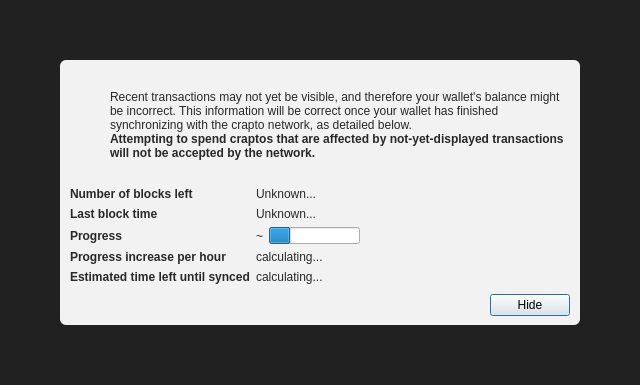
<?xml version="1.0" encoding="UTF-8"?>
<ui version="4.0">
 <class>ModalOverlay</class>
 <widget class="ModalOverlay" name="ModalOverlay">
  <property name="geometry">
   <rect>
    <x>0</x>
    <y>0</y>
    <width>640</width>
    <height>385</height>
   </rect>
  </property>
  <property name="windowTitle">
   <string>Form</string>
  </property>
  <layout class="QVBoxLayout" name="verticalLayout" stretch="0">
   <property name="sizeConstraint">
    <enum>QLayout::SetDefaultConstraint</enum>
   </property>
   <property name="leftMargin">
    <number>0</number>
   </property>
   <property name="topMargin">
    <number>0</number>
   </property>
   <property name="rightMargin">
    <number>0</number>
   </property>
   <property name="bottomMargin">
    <number>0</number>
   </property>
   <item>
    <widget class="QWidget" name="bgWidget" native="true">
     <property name="styleSheet">
      <string notr="true">#bgWidget { background: rgba(0,0,0,220); }</string>
     </property>
     <layout class="QVBoxLayout" name="verticalLayoutMain" stretch="1">
      <property name="leftMargin">
       <number>60</number>
      </property>
      <property name="topMargin">
       <number>60</number>
      </property>
      <property name="rightMargin">
       <number>60</number>
      </property>
      <property name="bottomMargin">
       <number>60</number>
      </property>
      <item>
       <widget class="QWidget" name="contentWidget" native="true">
        <property name="styleSheet">
         <string notr="true">#contentWidget { background: rgba(255,255,255,240); border-radius: 6px; }

QLabel { color: rgb(40,40,40);  }</string>
        </property>
        <layout class="QVBoxLayout" name="verticalLayoutSub" stretch="1,0,0,0">
         <property name="spacing">
          <number>0</number>
         </property>
         <property name="leftMargin">
          <number>10</number>
         </property>
         <property name="topMargin">
          <number>10</number>
         </property>
         <property name="rightMargin">
          <number>10</number>
         </property>
         <property name="bottomMargin">
          <number>10</number>
         </property>
         <item>
          <layout class="QHBoxLayout" name="horizontalLayoutIconText" stretch="0,1">
           <property name="topMargin">
            <number>20</number>
           </property>
           <item>
            <layout class="QVBoxLayout" name="verticalLayoutIcon">
             <property name="leftMargin">
              <number>0</number>
             </property>
             <item>
              <widget class="QPushButton" name="warningIcon">
               <property name="enabled">
                <bool>false</bool>
               </property>
               <property name="text">
                <string/>
               </property>
               <property name="icon">
                <iconset>
                 <normaloff>:/icons/warning</normaloff>
                 <disabledoff>:/icons/warning</disabledoff>:/icons/warning</iconset>
               </property>
               <property name="iconSize">
                <size>
                 <width>48</width>
                 <height>48</height>
                </size>
               </property>
               <property name="flat">
                <bool>true</bool>
               </property>
              </widget>
             </item>
             <item>
              <spacer name="verticalSpacerWarningIcon">
               <property name="orientation">
                <enum>Qt::Vertical</enum>
               </property>
               <property name="sizeHint" stdset="0">
                <size>
                 <width>20</width>
                 <height>40</height>
                </size>
               </property>
              </spacer>
             </item>
            </layout>
           </item>
           <item>
            <layout class="QVBoxLayout" name="verticalLayoutInfoText">
             <property name="leftMargin">
              <number>0</number>
             </property>
             <property name="topMargin">
              <number>0</number>
             </property>
             <item>
              <widget class="QLabel" name="infoText">
               <property name="text">
                <string>Recent transactions may not yet be visible, and therefore your wallet's balance might be incorrect. This information will be correct once your wallet has finished synchronizing with the crapto network, as detailed below.</string>
               </property>
               <property name="textFormat">
                <enum>Qt::RichText</enum>
               </property>
               <property name="wordWrap">
                <bool>true</bool>
               </property>
              </widget>
             </item>
             <item>
              <widget class="QLabel" name="infoTextStrong">
               <property name="font">
                <font>
                 <weight>75</weight>
                 <bold>true</bold>
                </font>
               </property>
               <property name="text">
                <string>Attempting to spend craptos that are affected by not-yet-displayed transactions will not be accepted by the network.</string>
               </property>
               <property name="textFormat">
                <enum>Qt::RichText</enum>
               </property>
               <property name="wordWrap">
                <bool>true</bool>
               </property>
              </widget>
             </item>
             <item>
              <spacer name="verticalSpacerInTextSpace">
               <property name="orientation">
                <enum>Qt::Vertical</enum>
               </property>
               <property name="sizeHint" stdset="0">
                <size>
                 <width>20</width>
                 <height>40</height>
                </size>
               </property>
              </spacer>
             </item>
            </layout>
           </item>
          </layout>
         </item>
         <item>
          <spacer name="verticalSpacerAfterText">
           <property name="orientation">
            <enum>Qt::Vertical</enum>
           </property>
           <property name="sizeHint" stdset="0">
            <size>
             <width>20</width>
             <height>40</height>
            </size>
           </property>
          </spacer>
         </item>
         <item>
          <layout class="QFormLayout" name="formLayout">
           <property name="fieldGrowthPolicy">
            <enum>QFormLayout::FieldsStayAtSizeHint</enum>
           </property>
           <property name="horizontalSpacing">
            <number>6</number>
           </property>
           <property name="verticalSpacing">
            <number>6</number>
           </property>
           <property name="topMargin">
            <number>10</number>
           </property>
           <item row="0" column="0">
            <widget class="QLabel" name="labelNumberOfBlocksLeft">
             <property name="font">
              <font>
               <weight>75</weight>
               <bold>true</bold>
              </font>
             </property>
             <property name="text">
              <string>Number of blocks left</string>
             </property>
            </widget>
           </item>
           <item row="0" column="1">
            <widget class="QLabel" name="numberOfBlocksLeft">
             <property name="text">
              <string>Unknown...</string>
             </property>
            </widget>
           </item>
           <item row="1" column="0">
            <widget class="QLabel" name="labelLastBlockTime">
             <property name="font">
              <font>
               <weight>75</weight>
               <bold>true</bold>
              </font>
             </property>
             <property name="text">
              <string>Last block time</string>
             </property>
            </widget>
           </item>
           <item row="1" column="1">
            <widget class="QLabel" name="newestBlockDate">
             <property name="sizePolicy">
              <sizepolicy hsizetype="Maximum" vsizetype="Preferred">
               <horstretch>0</horstretch>
               <verstretch>0</verstretch>
              </sizepolicy>
             </property>
             <property name="text">
              <string>Unknown...</string>
             </property>
            </widget>
           </item>
           <item row="2" column="0">
            <widget class="QLabel" name="labelSyncDone">
             <property name="font">
              <font>
               <weight>75</weight>
               <bold>true</bold>
              </font>
             </property>
             <property name="text">
              <string>Progress</string>
             </property>
            </widget>
           </item>
           <item row="2" column="1">
            <layout class="QHBoxLayout" name="horizontalLayoutSync" stretch="0,1">
             <item>
              <widget class="QLabel" name="percentageProgress">
               <property name="text">
                <string notr="true">~</string>
               </property>
              </widget>
             </item>
             <item>
              <widget class="QProgressBar" name="progressBar">
               <property name="value">
                <number>24</number>
               </property>
               <property name="format">
                <string/>
               </property>
              </widget>
             </item>
            </layout>
           </item>
           <item row="4" column="0">
            <widget class="QLabel" name="labelProgressIncrease">
             <property name="font">
              <font>
               <weight>75</weight>
               <bold>true</bold>
              </font>
             </property>
             <property name="text">
              <string>Progress increase per hour</string>
             </property>
            </widget>
           </item>
           <item row="4" column="1">
            <widget class="QLabel" name="progressIncreasePerH">
             <property name="text">
              <string>calculating...</string>
             </property>
            </widget>
           </item>
           <item row="5" column="0">
            <widget class="QLabel" name="labelEstimatedTimeLeft">
             <property name="font">
              <font>
               <weight>75</weight>
               <bold>true</bold>
              </font>
             </property>
             <property name="text">
              <string>Estimated time left until synced</string>
             </property>
            </widget>
           </item>
           <item row="5" column="1">
            <widget class="QLabel" name="expectedTimeLeft">
             <property name="text">
              <string>calculating...</string>
             </property>
            </widget>
           </item>
          </layout>
         </item>
         <item>
          <layout class="QHBoxLayout" name="horizontalLayoutButtons">
           <property name="leftMargin">
            <number>10</number>
           </property>
           <property name="topMargin">
            <number>10</number>
           </property>
           <item>
            <spacer name="horizontalSpacer">
             <property name="orientation">
              <enum>Qt::Horizontal</enum>
             </property>
             <property name="sizeHint" stdset="0">
              <size>
               <width>40</width>
               <height>20</height>
              </size>
             </property>
            </spacer>
           </item>
           <item>
            <widget class="QPushButton" name="closeButton">
             <property name="text">
              <string>Hide</string>
             </property>
             <property name="focusPolicy">
              <enum>Qt::StrongFocus</enum>
             </property>
             <property name="default">
              <bool>true</bool>
             </property>
            </widget>
           </item>
          </layout>
         </item>
        </layout>
       </widget>
      </item>
     </layout>
    </widget>
   </item>
  </layout>
 </widget>
 <customwidgets>
  <customwidget>
   <class>ModalOverlay</class>
   <extends>QWidget</extends>
   <header>qt/modaloverlay.h</header>
   <container>1</container>
  </customwidget>
 </customwidgets>
 <resources/>
 <connections/>
</ui>
